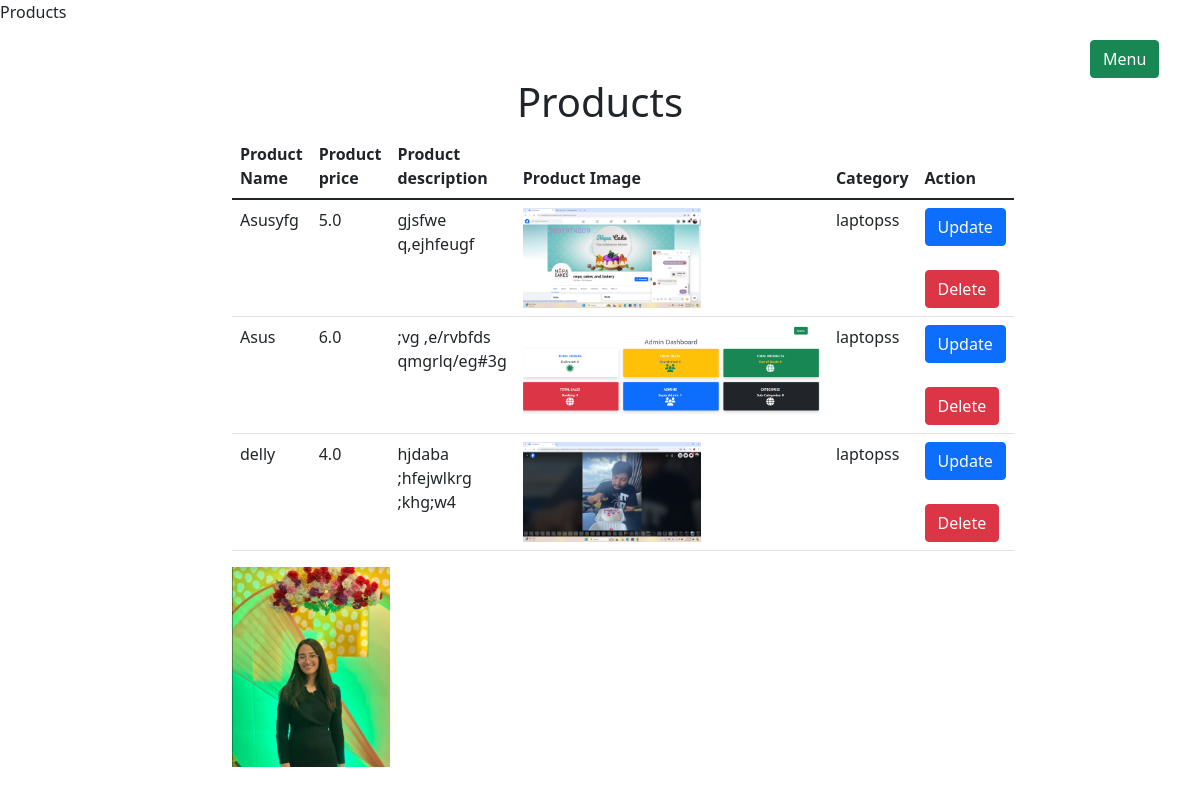
Screenshot of /myapp/product/ (signed in) with the database file from the repository.
### myapp/models.py (models this page shows, shortened)
class Product(models.Model):
    product_name=models.CharField(max_length=100)
    product_price=models.FloatField()
    stock=models.IntegerField()
    description=models.TextField()
    product_image=models.FileField(upload_to='static/uploads',null=True)
    created_at=models.DateTimeField(auto_now_add=True)
    category=models.ForeignKey(Category,on_delete=models.CASCADE,related_name='categories',null=True)

class Category(models.Model):
    name=models.CharField(max_length=100,unique=True)
    created_at=models.DateTimeField(auto_now_add=True)
    def __str__(self):
        return self.name

### users/auth.py (the view)
    def wrapper_function(request,*args,**kwargs):
        if not request.user.is_staff:
            return redirect('/users')
        else:
            return view_function(request,*args,**kwargs)

### myapp/views.py (called while the page is built)
@login_required
@admin_only
def index(request):
    products=Product.objects.all()
    context={
        'products':products
    }
    return render(request,'myapp/product.html',context)

### users/auth.py (called while the page is built)
def admin_only(view_function):
    def wrapper_function(request,*args,**kwargs):
        if not request.user.is_staff:
            return redirect('/users')
        else:
            return view_function(request,*args,**kwargs)
    return wrapper_function

### myapp/templates/myapp/product.html (shortened to what this page needs)
{% extends "admins/layouts.html" %}
{% load static %}
{% block content %}
<h1 class="text-center">Products</h1>
<div class="container">
    <div class="row d-flex justify-content-center">
        <div class="col-md-8">
            <table class="table table-border">
                <thead>
                    <tr>
                        <th>Product Name</th>
                        <th>Product price</th>
                        <th>Product description</th>
                        <th>Product Image</th>
                        <th>Category</th>
                        <th>Action</th>
                    </tr>
                </thead>
                <tbody>
                    {% for item in products %}
                    <tr>
                        <td>{{item.product_name}}</td>
                        <td>{{item.product_price}}</td>
                        <td>{{item.description}}</td>
                        <td><img src="{{item.product_image.url}}" alt="" height="100px"></td>
                        <td>{{item.category}}</td>
                        <td>
                            <a href="{% url 'update' item.id %}" class="btn btn-primary">Update</a>
                            <br>
                            <br>
                            <a href="{% url 'delete' item.id %}" class="btn btn-danger" onClick="return confirm('sachi delete garne ho?')">Delete</a>
                        </td>
                    </tr>
                    {% endfor %}
                </tbody>
            </table>
            <img src="{% static 'photo.png' %}" alt="" height="200px">
        </div>
    </div>
</div>
{% endblock  %}

### rows the page displays
Product: product_name "Asusyfg", product_price "5.0", description "gjsfwe q,ejhfeugf", product_image (picture), category "laptopss"
Product: product_name "Asus", product_price "6.0", description ";vg ,e/rvbfds qmgrlq/eg#3g", product_image (picture), category "laptopss"
Product: product_name "delly", product_price "4.0", description "hjdaba ;hfejwlkrg ;khg;w4", product_image (picture), category "laptopss"
